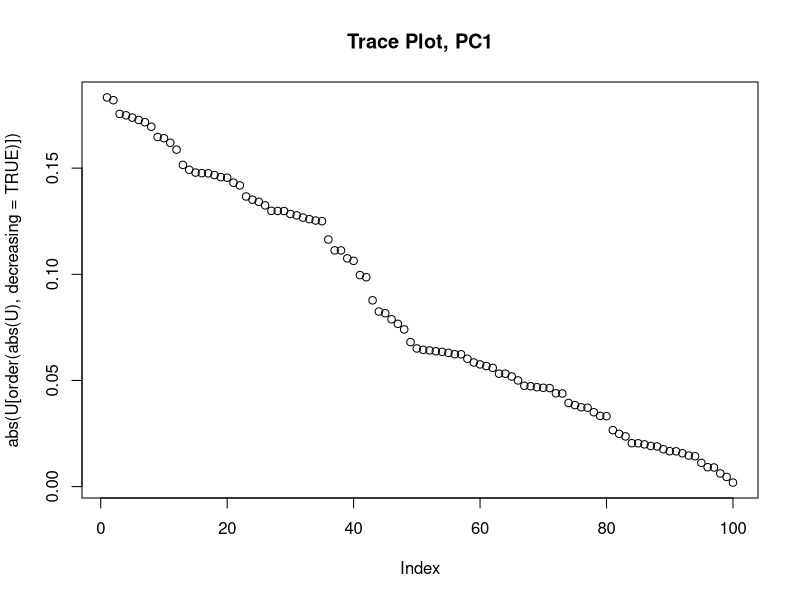
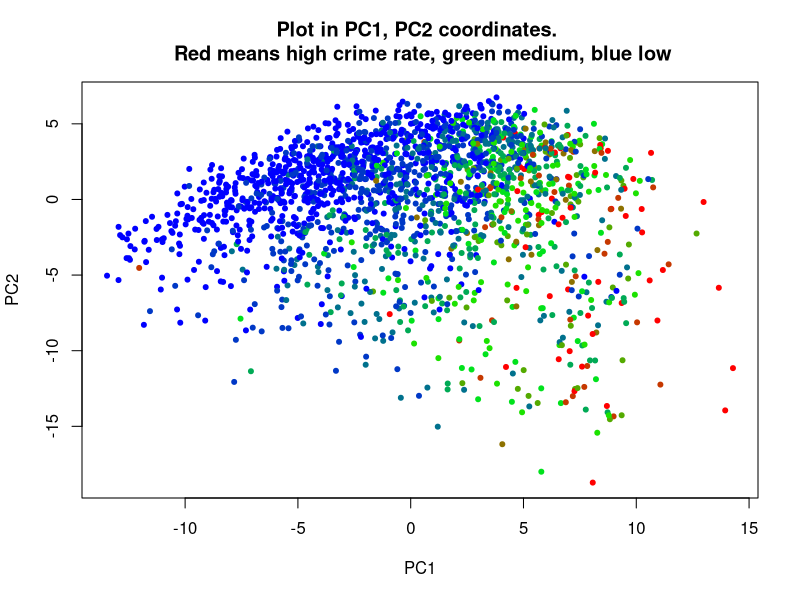
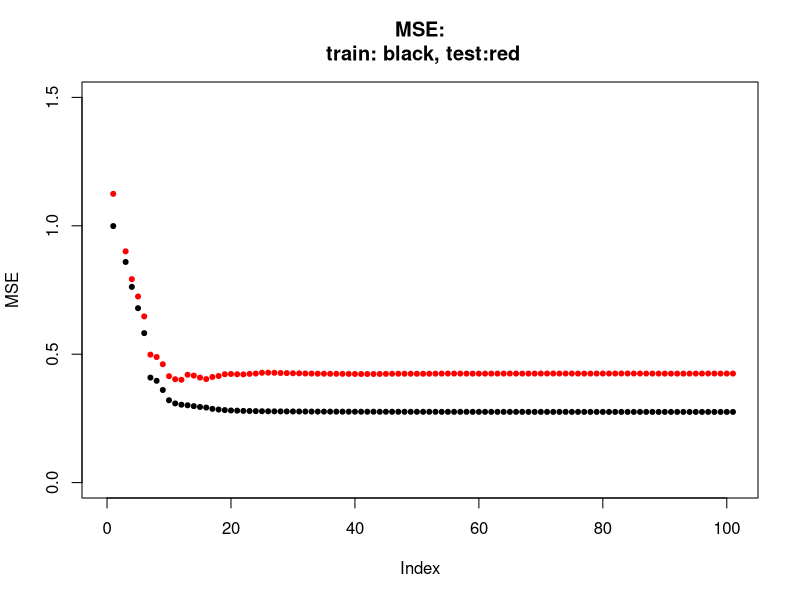

Reproduce these figures in R, in order.
## ---- chunk 1
#3.1

library(dplyr)
library(tidyr)
library(caret)
set.seed(12345)

mydata=read.csv("communities.csv")
data1=mydata

#Scaling the data, except for ViolentCrimesPerPop
scaledData=scale(data1[, !names(data1) %in% c("ViolentCrimesPerPop")], TRUE, TRUE)

#Covariance matrix
S=cov(scaledData)

#Eigenvalues
eig=eigen(S)
eigenvalues=eig$values

#number of componentes for 95 % of variance
expVar=eigenvalues/sum(eigenvalues)*100
cumulativeVariance=cumsum(expVar)

numComponents=min(which(cumulativeVariance>95))
head(numComponents)

sprintf("Proportion of varition explained by the first 2 pricipal components is %2.3f percent",expVar[1]+expVar[2])
## ---- chunk 2
#3.2

summary(scaledData)
res=princomp(scaledData)

#Plot of the contributions, ordered from largest to smallest
U=res$loadings[,1]
plot(abs(U[order(abs(U), decreasing = TRUE)]), main="Trace Plot, PC1")

# Finding the features with the lowest absolute values
top_contributions = U[order(abs(U),decreasing=TRUE)[1:5]]
top_contributions


# Plotting the PC scores in the coordinates [PC1, PC2]
resScores=data.frame(res$scores)
rbPal = colorRampPalette(c('blue', 'green', 'red'))
resScores$col=rbPal(10)[as.numeric(cut(data1$ViolentCrimesPerPop,breaks = 10))]
plot(resScores[,1:2], main="Plot in PC1, PC2 coordinates. \n Red means high crime rate, green medium, blue low", pch=20, xlab="PC1", ylab="PC2", col=resScores$col)

## ---- chunk 3
#3.3

#load data again
data2=mydata

#Split data
set.seed(12345)
n=nrow(data2)
id=sample(1:n, floor(n*0.5))

train=data2[id,]
test=data2[-id,]

#scale data
scaler=preProcess(train)
trainS=predict(scaler,train)

testS=predict(scaler,test)

#Linear Regression
fit=lm(ViolentCrimesPerPop~.,data=trainS)

#compute MSE for train and test
y_hat_train=predict(fit)
trainMSE=mean((trainS$ViolentCrimesPerPop-y_hat_train)^2)

y_hat_test=predict(fit, newdata = testS)
testMSE=mean((testS$ViolentCrimesPerPop-y_hat_test)^2)

cat("MSE train data: ", trainMSE, "\nMSE test data: ", testMSE)

#compute r2
SSR=sum((y_hat_test-testS$ViolentCrimesPerPop)^2)
SST=sum((testS$ViolentCrimesPerPop - rep(mean(testS$ViolentCrimesPerPop),dim(testS)[1]))^2)
test_r2 = 1 - SSR/SST
r2 = c(summary(fit)$r.squared,test_r2)
r2
## ---- chunk 4
#3.4

#for saving the values calculated in the function
train_MSEs=rep(0,0)
test_MSEs=rep(0,0)

#cost function
cost_fn=function(theta, X_train, y_train, X_test, y_test) {
  train_MSE2 = mean((X_train%*%theta-y_train)^2)
  train_MSEs <<- append(train_MSEs, mean((X_train%*%theta-y_train)^2))
  
  test_MSE2 = mean((X_test%*%theta-y_test)^2)
  test_MSEs <<- append(test_MSEs, test_MSE2)
  
  return(train_MSE2)
}

#X and Y values for train and test
X_train = as.matrix(trainS[,1:(dim(trainS)[2]-1)])
y_train = as.matrix(trainS[c('ViolentCrimesPerPop')])

X_test = as.matrix(testS[,1:(dim(testS)[2]-1)])
y_test = as.matrix(testS[c('ViolentCrimesPerPop')])

#theta_0
theta_0 = rep(0,dim(X_train)[2])
theta_0 = as.matrix(theta_0)

set.seed(12345)

#optimize cost
opti_cost=optim(par=theta_0, fn=cost_fn, X_train=X_train ,y_train=y_train, X_test=X_test, y_test=y_test, method="BFGS", control=list(trace=TRUE))

#optimal theta
theta_optimal = opti_cost$par
theta_optimal 

#Discard the first iterations
discarded = 200
filtered_train_data = train_MSEs[c(TRUE, rep(FALSE, discarded))]
filtered_test_data = test_MSEs[c(TRUE, rep(FALSE, discarded))]
train_MSEs[c(TRUE,rep(FALSE,discarded))]

plot(filtered_train_data, xlim=c(0,max(dim(as.matrix(filtered_train_data)))), ylim=c(0,1.5), pch=20, col="black", main="MSE:\n train: black, test:red", ylab="MSE")
points(filtered_test_data, col="red", pch=20)

#calculating the MSE for the optimal theta values
optimal_train_MSE = mean((X_train %*% theta_optimal - y_train)^2)
optimal_test_MSE = mean((X_test %*% theta_optimal - y_test)^2)

optimal_MSE = c(optimal_train_MSE, optimal_test_MSE)
optimal_MSE


